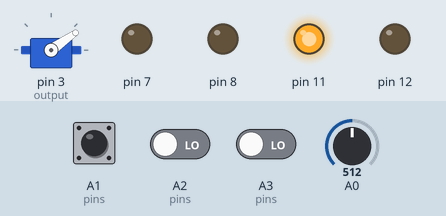
Simulated run of this sketch. Board: Arduino Uno, built with avr-gcc and run on an emulated ATmega328P. On the bench: servo, output pins drawn as LEDs (lit = HIGH). Dashed ring = blinking. The test bench sets the inputs (shaded band); at power-on: A0 = 512, A1 (pins) LOW, A2 (pins) LOW, A3 (pins) LOW. EEPROM starts erased; what the sketch prints to the serial monitor is not drawn.

Above: at 1.2 s.
1.3 s: A0 set to 716
4.3 s: A0 set to 900
7.3 s: A1 (pins) pulsed HIGH 5 times (0.12 s each, 0.3 s apart)
At 7.9 s:
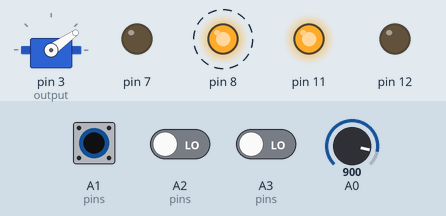
At 10.4 s:
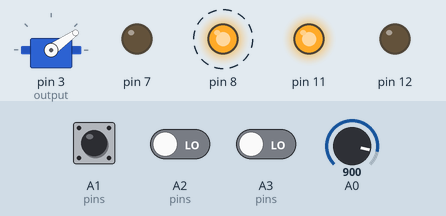
Timing chart, 0 to 16.3 s (numbered marks = the images above; inputs shaded):
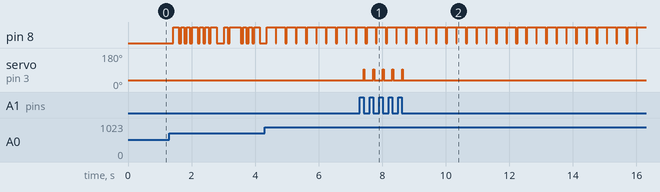

The sketch:

MeltyFinal.ino
```cpp
#include <EEPROM.h>
#include <PinChangeInt.h>
#include <Servo.h>


#define chan1 A1
#define chan2 A2
#define chan3 A3

#define chan1Min 1100
#define chan2Min 1192
#define chan3Min 1208

#define chan1Max 1908
#define chan2Max 1808
#define chan3Max 1804

#define chan1N 1332
#define chan2N 1500
#define chan3N 1496

#define numChannels 3


volatile long lastDC1;
volatile long riseStart1;

volatile long lastDC2;
volatile long riseStart2;

volatile long lastDC3;
volatile long riseStart3;

int pins[] = {chan1,chan2,chan3};
long mins[] = {chan1Min,chan2Min,chan3Min};
long maxs[] = {chan1Max,chan2Max,chan3Max};
long neuts[] = {chan1N,chan2N,chan3N};

volatile long dutyCycles[] = {lastDC1,lastDC2,lastDC3};
volatile long startTime[] = {riseStart1,riseStart2,riseStart3};
volatile int lastReading[] = {LOW,LOW,LOW};

Servo output;

float radius = 0.03175f;
float angle;
long lastBlink;

int maxAcc;
int minAcc;

void chanISR(){
  for(int i = 0; i<numChannels; i++){
    int reading = digitalRead(pins[i]);
    if(reading<lastReading[i]){
      dutyCycles[i] = micros()-startTime[i];
      lastReading[i] = reading;
      break;
    }
    else if(reading>lastReading[i]){
      startTime[i] = micros();
      lastReading[i] = reading;
      break;
    }
    lastReading[i] = reading;
  }
}
double readTransmitter(int pinNumber){
    double diff = maxs[pinNumber]-mins[pinNumber];
    double transVal = (double)(dutyCycles[pinNumber]-neuts[pinNumber])/diff*2.0;

    if(transVal>1){
      transVal = 1.0;
    }
    if(transVal<-1){
      transVal = -1;
    }
    if(abs(transVal)<0.05){
      transVal = 0;
    }
    return transVal;
}
int convertToAnalog(double value){
  value += 1;
  value*=500;
  value+=1000;

  if(value>2000){
    value = 2000;
  }
  if(value<1200){
    value = 900;
  }
  return (int)value;
}
int convertToAnalog(int pinNumber){
  return convertToAnalog(readTransmitter(pinNumber));
}

void setup() {
  pinMode(11,OUTPUT);
  pinMode(12,OUTPUT);
  digitalWrite(11,HIGH);
  digitalWrite(12,LOW);
  for(int i = 0; i<numChannels; i++){
    dutyCycles[i] = 0;
    startTime[i] = micros();
    attachPinChangeInterrupt(pins[i],chanISR,CHANGE);
  }
  Serial.begin(9600);
  output.attach(3);
  angle = 0.0f;
  lastBlink = micros();

  pinMode(7,OUTPUT);
  pinMode(8,OUTPUT);
  digitalWrite(7,LOW);

  maxAcc = -100;
  minAcc = 10000;
}

void loop() {
  //Debugging Channels
//  Serial.print("Chan1: ");
//  Serial.print(dutyCycles[0]);
//  Serial.print(" Chan2: ");
//  Serial.print(dutyCycles[1]);
//  Serial.print(" Chan3: ");
//  Serial.print(dutyCycles[2]);

  for(int i = 0; i<numChannels;i++){
    long curTime = micros();
    if(curTime-startTime[i]>140000){
      dutyCycles[i] = (long)900;
    }
  }
  int valPut = convertToAnalog(0);

  if(valPut>1500){
    valPut = 1500;
    int ac = analogRead(A0);
    if(ac>maxAcc){
      maxAcc = ac;
      EEPROM.write(0,maxAcc/4);
    }
    if(ac<minAcc){
      minAcc = ac;
      EEPROM.write(1,minAcc/4);
    }
  }
  output.writeMicroseconds(valPut);
  float accel = abs((analogRead(A0)-506))/2.0f*9.8f;

  if(accel<0){
    return;
  }
  float curSpeed = sqrt(accel/radius);
  long curTime = micros();
  long timeSinceLast = (micros()-lastBlink);
   angle+=curSpeed*timeSinceLast*.000001f;

   while(angle>2*3.141592653589793){
    angle-=2*3.141592653589793;
   }
   lastBlink = curTime;
   if(angle>0.0 && angle<0.174533){
      digitalWrite(8,HIGH);
   }
   if(angle>=0.174533 && angle<0.349066){
      digitalWrite(8,LOW);
   }
   Serial.println(angle);

  }


  //1500 Spin Up Max 504 Min 125  1 in radius
```

Measured:
- after the input at 7.3 s, servo on pin 3 (output): alternates 93° for 0.02 s and 35° for 0.28 s, 10 changes in all, then stays 35°, starting after 0.13 s
- by itself, pin 8: alternates HIGH for 0.28 s and LOW for 0.02 s
